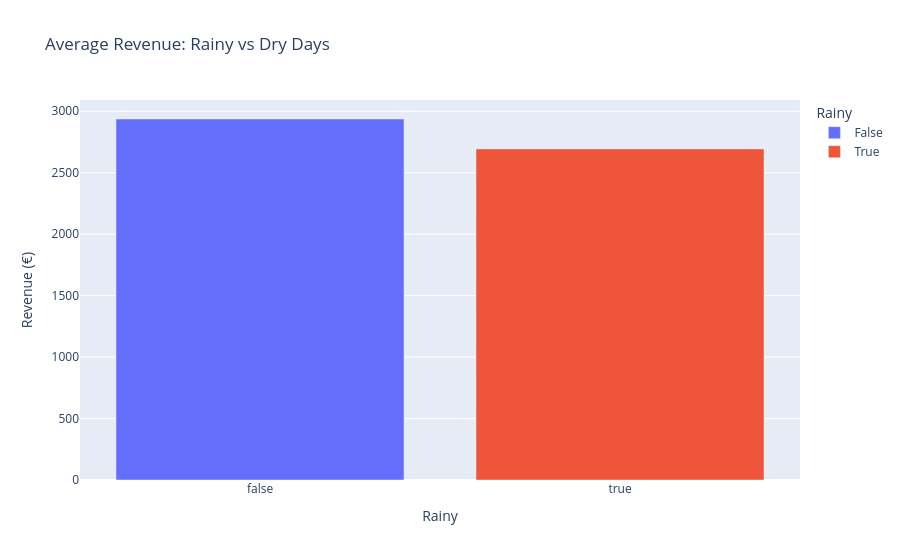

The code cell stored with this chart in its notebook:
### Code cell
rain_avg = (
    daily_revenue_df
    .groupby("is_rainy", as_index=False)
    .agg(avg_revenue=("revenue", "mean"))
)

fig = px.bar(
    rain_avg,
    x="is_rainy",
    y="avg_revenue",
    title="Average Revenue: Rainy vs Dry Days",
    color='is_rainy',
    labels={
        "is_rainy": "Rainy",
        "avg_revenue": "Revenue (€)",
   
    }
)

fig.show()

### Figure 1 — Plotly figure (JSON) as saved in the notebook; plotly's stock layout.template omitted (floating-point values rounded to 4 significant figures)
{"data": [{"hovertemplate": "Rainy=%{x}<br>Revenue (€)=%{y}<extra></extra>", "legendgroup": "False", "marker": {"color": "#636efa", "pattern": {"shape": ""}}, "name": "False", "orientation": "v", "showlegend": true, "textposition": "auto", "type": "bar", "x": [false], "xaxis": "x", "y": [2937.0], "yaxis": "y"}, {"hovertemplate": "Rainy=%{x}<br>Revenue (€)=%{y}<extra></extra>", "legendgroup": "True", "marker": {"color": "#EF553B", "pattern": {"shape": ""}}, "name": "True", "orientation": "v", "showlegend": true, "textposition": "auto", "type": "bar", "x": [true], "xaxis": "x", "y": [2693.0], "yaxis": "y"}], "layout": {"barmode": "relative", "legend": {"title": {"text": "Rainy"}, "tracegroupgap": 0}, "title": {"text": "Average Revenue: Rainy vs Dry Days"}, "xaxis": {"anchor": "y", "categoryarray": [false, true], "categoryorder": "array", "domain": [0, 1], "title": {"text": "Rainy"}}, "yaxis": {"anchor": "x", "domain": [0, 1], "title": {"text": "Revenue (€)"}}}}
